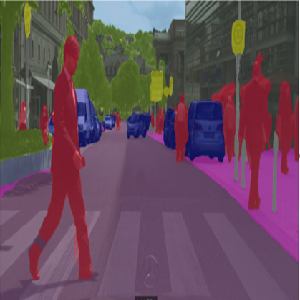
#> input picture CLASE1/imagen5.png, 300 x 300 px
$ python raspbe1.py
#> lines starting #> are read from the running program, lines starting #| are printed output that depends on the picture
import numpy as np
import cv2
#LEER LA IMAGEN EN EL ORDEN B-G-R
img=cv2.imread("imagen5.png")
#> img is the input picture: shape (300, 300, 3); mean B, G, R 90.7, 76.8, 102.5
#MOSTRAR LA FORMA DE LA IMAGEN , FILAS COLUMNAS Y CAPAS
print(img.shape)
#| (300, 300, 3)
#CREAR NUEVA IMAGEN CON DIMENSIÓN 500 x 500
#INTER_CUBIC PARA AUMENTAR LAS DIMENSIONES
img2=cv2.resize(img,(500,500),interpolation=cv2.INTER_CUBIC)
#convertir de la escala de BGR HACIA GRIS
gris=cv2.cvtColor(img2,cv2.COLOR_BGR2GRAY)
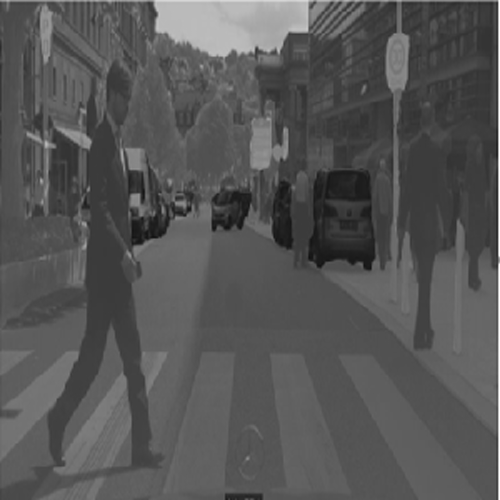
#> gris: shape (500, 500); min 15, max 255, mean 86
#INCREMENTAR EL BRILLO DE UNA IMAGEN
gris2=cv2.equalizeHist(gris)
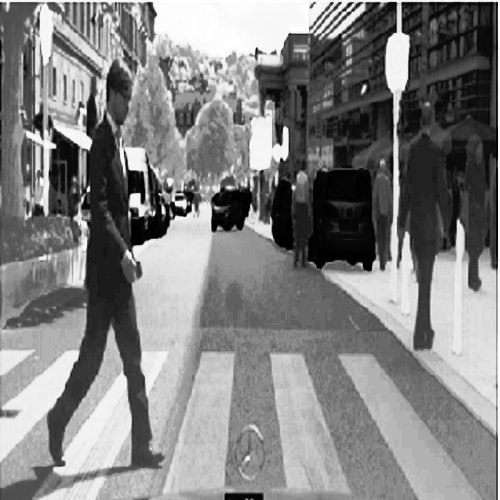
#> gris2: shape (500, 500); min 0, max 255, mean 129.8
kernel=np.array([[-1,0,1],[0,0,0],[-1,0,1]])
#filter2D
filt=cv2.filter2D(gris2,-1,kernel=kernel)
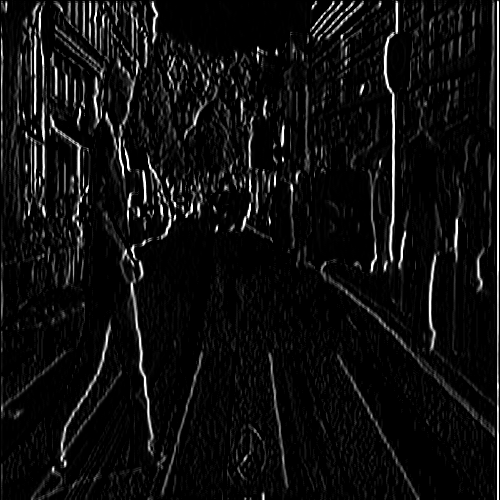
#> filt: shape (500, 500); min 0, max 255, mean 15.1
#Canny
bordes1=cv2.Canny(gris,10,200)
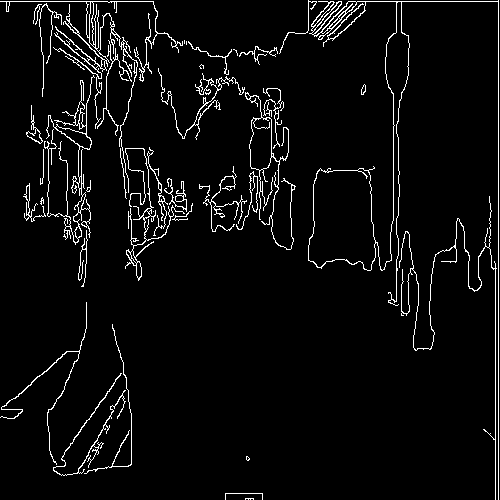
#> bordes1: shape (500, 500); 4.6% white in thin lines or dots
bordes2=cv2.Canny(gris2,10,200)
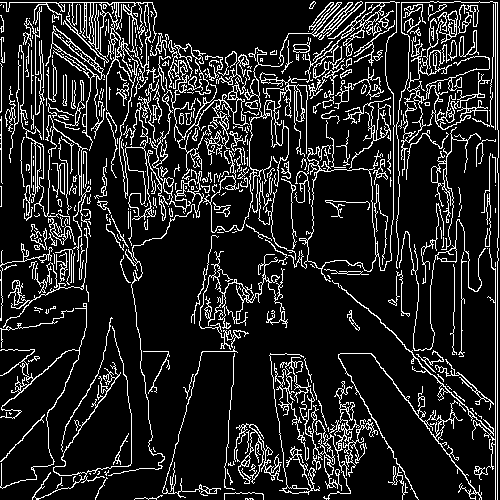
#> bordes2: shape (500, 500); 14.1% white in thin lines or dots

cv2.imshow("GRISES",gris)
cv2.imshow("GRISES 2",gris2)
cv2.imshow("IMAGEN BORDES 1 DE LA IMAGEN SIN ECUALIZAR",bordes1)
cv2.imshow("IMAGEN BORDES 2 DE LA IMAGEN ECUALIAZADA",bordes2)

#DETERMINAR EL HISTOGRAMA DE UNA IMAGEN EN ESCALA DE GRISES
#PIXEL TIENE COMO MAXIMO 256 NIVELES DE INTENSIDAD (8 BITS SIN SIGNO)
histo=cv2.calcHist([gris],[0],None,[256],[0,256])
#> histo = 256 values, max 9408 at index 85, min 0 at index 0, mean 976.6
histo2=cv2.calcHist([gris2],[0],None,[256],[0,256])
#> histo2 = 256 values, max 9408 at index 137, min 0 at index 14, mean 976.6

from matplotlib import pyplot as plt
plt.subplot(121)
plt.plot(histo)
plt.xlabel("INTENSIDAD")
plt.ylabel("NUMERO DE PIXELES")
plt.subplot(122)
plt.plot(histo2)
plt.xlabel("INTENSIDAD")
plt.ylabel("NUMERO DE PIXELES")

plt.show()
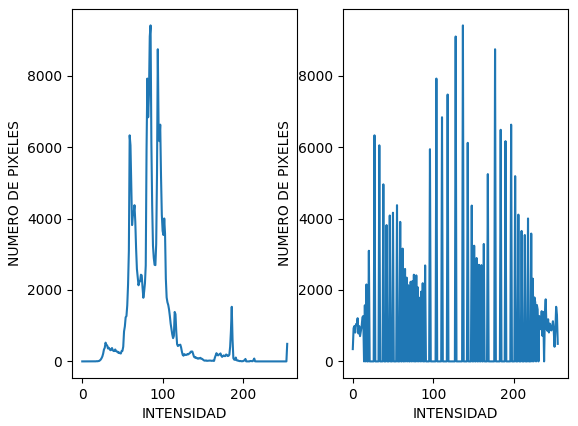
#> figure drawn by matplotlib, 2 panels; panel 1: curve peaks at x = 85, y = 9408; panel 2: curve peaks at x = 137, y = 9408
#INTER_AREA PARA REDUCIR LAS DIMENSIONES
img3=cv2.resize(img,(150,200),interpolation=cv2.INTER_AREA)
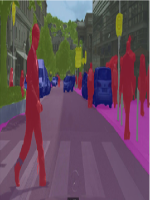
#> img3: shape (200, 150, 3); mean B, G, R 90.7, 76.8, 102.5
#MOSTRAR LA IMAGEN EL ORDEN B G R
cv2.imshow("MI IMAGEN",img)
cv2.imshow("MI IMAGEN 500x500",img2)
cv2.imshow("MI IMAGEN 200x150",img3)
#ESPERAR A PRESIONAR A UNA TECLA
cv2.waitKey(0)
print("FIN DEL CODIGO")
